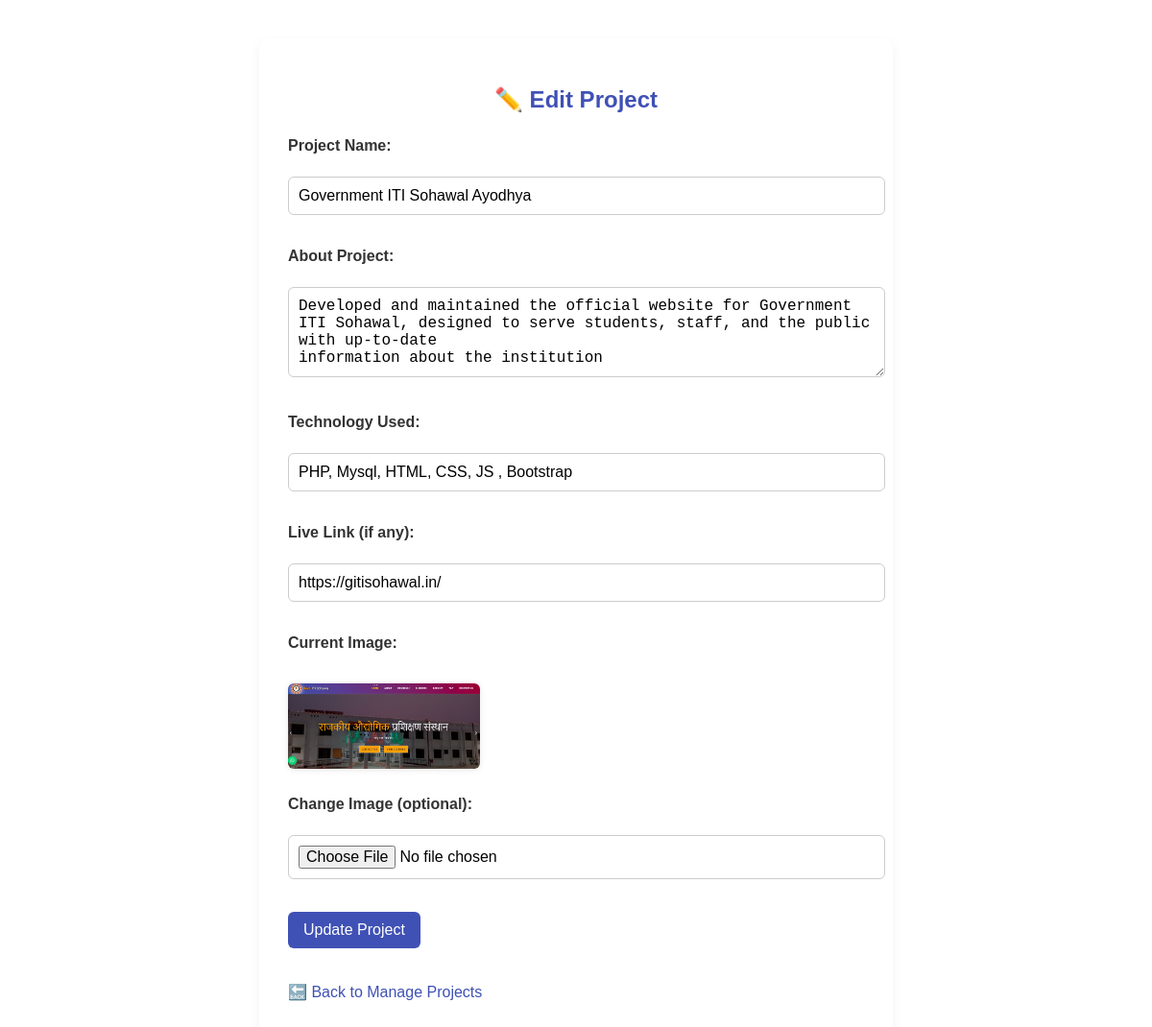
/admin/edit-project.php?id=2 (signed in), run on the app's committed database.
### tables this page shows
CREATE TABLE `projects` (
  `id` int(11) NOT NULL,
  `title` varchar(255) NOT NULL,
  `description` text NOT NULL,
  `technology` varchar(255) DEFAULT NULL,
  `link` varchar(255) DEFAULT NULL,
  `image` varchar(255) DEFAULT NULL,
  `created_at` timestamp NOT NULL DEFAULT current_timestamp()
);

### admin/edit-project.php (the view, shortened to what this page needs)
<?php
include '../includes/db.php';
$id = $_GET['id'] ?? null;
$stmt = $conn->prepare("SELECT * FROM projects WHERE id = ?");
$stmt->bind_param("i", $id);
$stmt->execute();
$result = $stmt->get_result();
$project = $result->fetch_assoc();
?>
<!DOCTYPE html>
<html lang="en">
<head>
    <link rel="stylesheet" href="../assets/css/style.css">
</head>
<body>
<div class="form-container">
    <h2>✏️ Edit Project</h2>
    <form method="POST" enctype="multipart/form-data">
        <label>Project Name:</label><br>
        <input type="text" name="title" value="<?= htmlspecialchars($project['title']) ?>" required><br><br>
        <label>About Project:</label><br>
        <textarea name="about" rows="4" required><?= htmlspecialchars($project['description']) ?></textarea><br><br>
        <label>Technology Used:</label><br>
        <input type="text" name="technology" value="<?= htmlspecialchars($project['technology']) ?>" required><br><br>
        <label>Live Link (if any):</label><br>
        <input type="url" name="link" value="<?= htmlspecialchars($project['link']) ?>"><br><br>
        <label>Current Image:</label><br>
        <?php if ($project['image']): ?>
            <img src="../uploads/<?= htmlspecialchars($project['image']) ?>" width="200" style="margin-bottom: 10px;"><br>
        <?php endif; ?>
        <label>Change Image (optional):</label><br>
        <input type="file" name="image" accept="image/*"><br><br>
        <button type="submit" name="update">Update Project</button>
    </form>
    <p><a href="manage-projects.php">🔙 Back to Manage Projects</a></p>
</div>
</body>
</html>

### assets/css/style.css (style rules this page uses)
body { font-family: 'Poppins', sans-serif; scroll-behavior: smooth; }

### admin/edit-project.php (style rules this page uses)
.form-container { max-width: 600px; margin: 40px auto; background: #ffffff; padding: 30px; border-radius: 10px; box-shadow: 0 4px 12px rgba(0, 0, 0, 0.05); }
.form-container h2 { text-align: center; margin-bottom: 25px; color: #3f51b5; }
.form-container label { font-weight: bold; display: block; margin-bottom: 5px; color: #333; }
.form-container input[type="text"], .form-container input[type="url"], .form-container input[type="file"], .form-container textarea { width: 100%; padding: 10px; font-size: 1rem; border: 1px solid #ccc; border-radius: 6px; margin-bottom: 16px; transition: border-color 0.2s ease; }
.form-container img { display: block; margin: 10px 0; max-width: 100%; height: auto; border-radius: 6px; box-shadow: 0 1px 6px rgba(0, 0, 0, 0.1); }
.form-container button[type="submit"] { background-color: #3f51b5; color: #fff; padding: 10px 16px; font-size: 1rem; border: none; border-radius: 6px; cursor: pointer; transition: background 0.3s ease; }
.form-container p a { display: inline-block; margin-top: 20px; color: #3f51b5; text-decoration: none; }
.form-container p { font-size: 1rem; font-weight: 500; margin-bottom: 15px; }

### data on the page
projects: title "Government ITI Sohawal Ayodhya", about "Developed and maintained the official website for Government ITI Sohawal, designed to serve students, staff, and the public with up-to-date information about the institution", technology "PHP, Mysql, HTML, CSS, JS , Bootstrap", link "https://gitisohawal.in/", image (picture)
